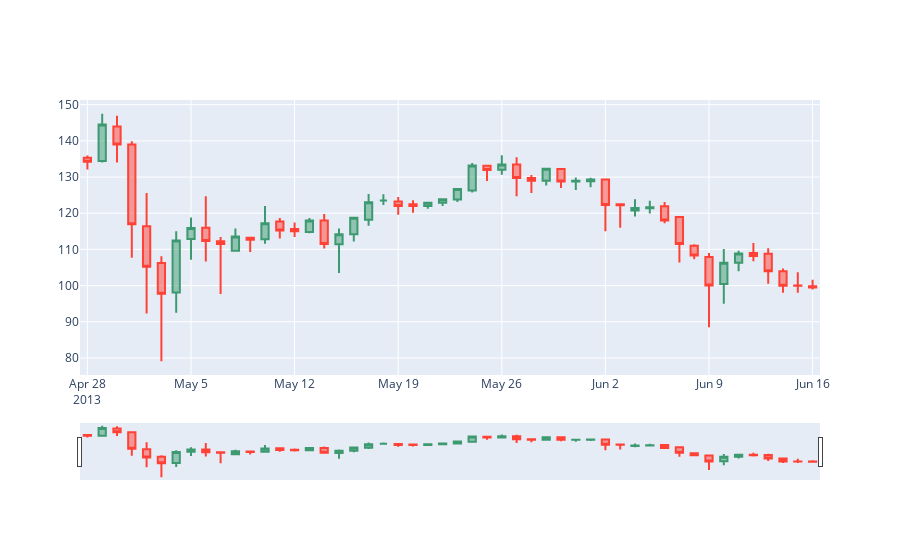

The code cell stored with this chart in its notebook:
### Code cell
go.Figure(data=candle_data)
